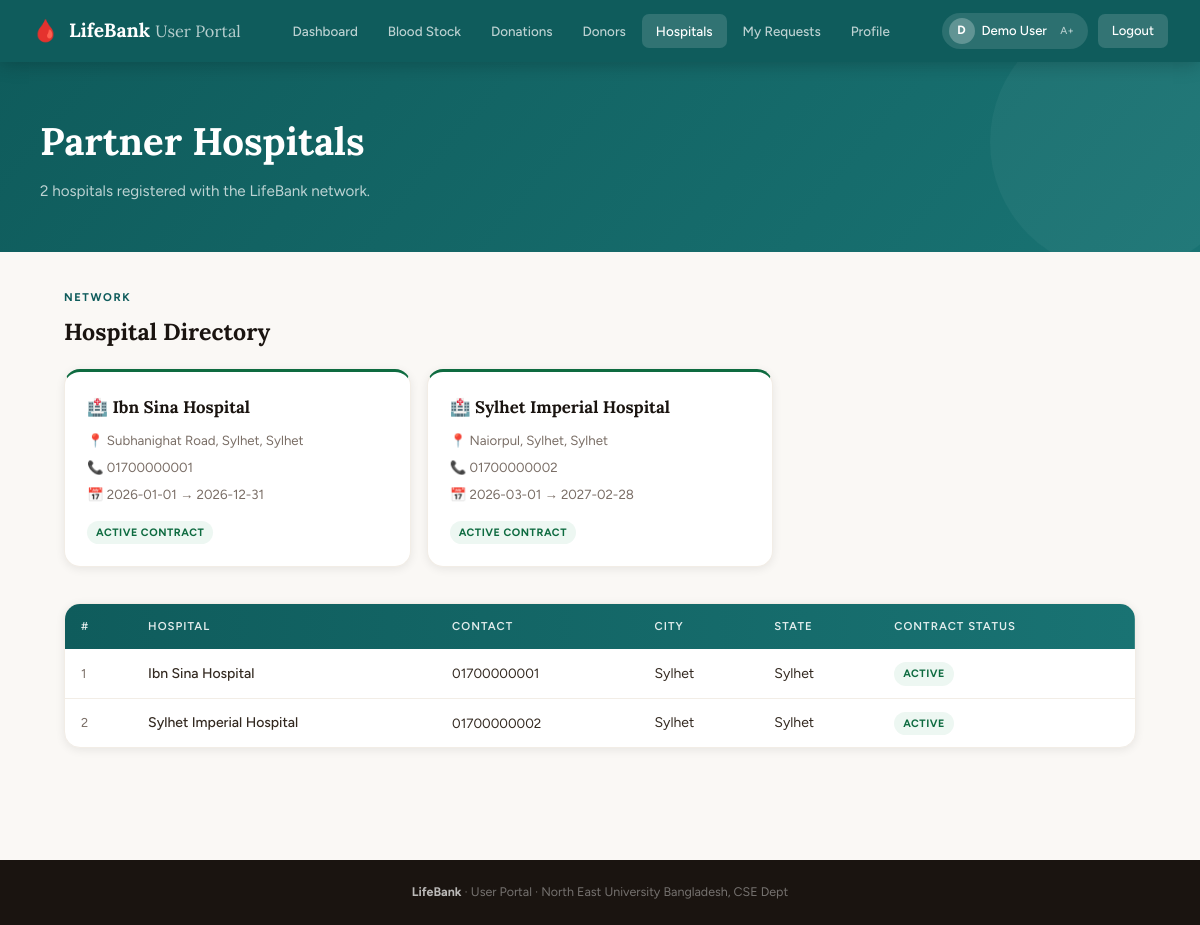
The app's page /user/hospitals.php (signed in) with its own data.
### tables this page shows
CREATE TABLE IF NOT EXISTS `contract` (
  `Contract_ID` INT NOT NULL AUTO_INCREMENT,
  `Hospital_ID` INT DEFAULT NULL,
  `Start_Date`  DATE DEFAULT NULL,
  `End_Date`    DATE DEFAULT NULL,
  PRIMARY KEY (`Contract_ID`),
  KEY `fk_con_hospital` (`Hospital_ID`),
  CONSTRAINT `fk_con_hospital` FOREIGN KEY (`Hospital_ID`) REFERENCES `hospital` (`Hospital_ID`) ON DELETE CASCADE
);

CREATE TABLE IF NOT EXISTS `hospital` (
  `Hospital_ID` INT NOT NULL AUTO_INCREMENT,
  `Name`        VARCHAR(150) NOT NULL,
  `Contact`     VARCHAR(25)  DEFAULT NULL,
  `Street`      VARCHAR(255) DEFAULT NULL,
  `City`        VARCHAR(100) DEFAULT NULL,
  `State`       VARCHAR(100) DEFAULT NULL,
  `PIN_Code`    VARCHAR(10)  DEFAULT NULL,
  PRIMARY KEY (`Hospital_ID`)
);

### user/hospitals.php (the view, shortened to what this page needs)
<?php
require_once 'config.php';
$result = mysqli_query($conn,"
    SELECT h.*, c.Start_Date, c.End_Date
    FROM hospital h
    LEFT JOIN contract c ON h.Hospital_ID=c.Hospital_ID
    ORDER BY h.Name");
$rows=[];
while($r=mysqli_fetch_assoc($result)) $rows[]=$r;
$total=count($rows);
?>
<!DOCTYPE html><html lang="en"><head>
<link rel="stylesheet" href="user_style.css">
</head><body>
<?php include 'navbar.php'; ?>
<div class="page-hero">
    <div class="page-hero-inner">
        <h1>Partner Hospitals</h1>
        <p><?= $total ?> hospital<?= $total!=1?'s':'' ?> registered with the LifeBank network.</p>
    </div>
</div>
<div class="page-wrap">
    <div class="sec-eyebrow">Network</div>
    <h2 class="sec-title" style="margin-bottom:18px;">Hospital Directory</h2>
    <div style="display:grid;grid-template-columns:repeat(auto-fill,minmax(300px,1fr));gap:16px;margin-bottom:36px;">
    <?php foreach($rows as $h):
        $has = !empty($h['End_Date']);
        $act = $has && strtotime($h['End_Date'])>=time();
        $bc  = !$has?'no-contract':($act?'approved':'rejected');
        $bt  = !$has?'No Contract':($act?'Active Contract':'Contract Expired');
    ?>
    <div style="background:var(--white);border-radius:var(--r-lg);padding:22px;box-shadow:var(--shadow-sm);border:1px solid var(--ivory-2);border-top:3px solid <?= $act?'var(--emerald)':($has?'var(--ruby)':'var(--ivory-3)') ?>;">
        <div style="font-family:'Lora',serif;font-size:1.05rem;font-weight:700;color:var(--ink);margin-bottom:8px;">
            🏥 <?= htmlspecialchars($h['Name']) ?>
        </div>
        <div style="font-size:.83rem;color:var(--muted);display:flex;flex-direction:column;gap:5px;margin-bottom:12px;">
            <span>📍 <?= htmlspecialchars(trim(($h['Street']??'').($h['Street']?', ':'').$h['City'].', '.$h['State'])) ?></span>
            <?php if($h['Contact']): ?><span>📞 <?= htmlspecialchars($h['Contact']) ?></span><?php endif; ?>
            <?php if($has): ?><span>📅 <?= $h['Start_Date'] ?> → <?= $h['End_Date'] ?></span><?php endif; ?>
        </div>
        <span class="pill <?= $bc ?>"><?= $bt ?></span>
    </div>
    <?php endforeach; ?>
    </div>
    <div class="table-wrap">
        <table class="u-table">
            <thead><tr><th>#</th><th>Hospital</th><th>Contact</th><th>City</th><th>State</th><th>Contract Status</th></tr></thead>
            <tbody>
            <?php $n=0; foreach($rows as $h): $n++;
                $has=$h['End_Date']!='';
                $act=$has&&strtotime($h['End_Date'])>=time();
                $bc=!$has?'no-contract':($act?'approved':'rejected');
                $bt=!$has?'No Contract':($act?'Active':'Expired');
            ?>
            <tr>
                <td style="color:var(--muted);font-size:.8rem;"><?= $n ?></td>
                <td style="font-weight:500;"><?= htmlspecialchars($h['Name']) ?></td>
                <td style="font-size:.84rem;"><?= htmlspecialchars($h['Contact']??'—') ?></td>
                <td><?= htmlspecialchars($h['City']??'—') ?></td>
                <td><?= htmlspecialchars($h['State']??'—') ?></td>
                <td><span class="pill <?= $bc ?>"><?= $bt ?></span></td>
            </tr>
            <?php endforeach; if($n===0): ?>
            <tr><td colspan="6" class="empty-row">No hospitals found.</td></tr>
            <?php endif; ?>
            </tbody>
        </table>
    </div>
</div>
<footer style="background:var(--ink);color:rgba(255,255,255,.4);text-align:center;padding:22px;font-size:.78rem;margin-top:48px;">
    <strong style="color:rgba(255,255,255,.7);">LifeBank</strong> · User Portal · North East University Bangladesh, CSE Dept
</footer>
</body></html>

### user/user_style.css (style rules this page uses)
:root { --teal: #0f5c5c; --teal-mid: #197373; --teal-light: #e6f4f4; --teal-glow: rgba(15,92,92,.14); --ruby: #b02a2a; --ruby-light: #fdf0f0; --amber: #b06a0a; --amber-light: #fef8ee; --emerald: #0e6b40; --emerald-light: #edf7f2; --ivory: #faf8f5; --ivory-2: #f2ede6; --ivory-3: #e8e1d8; --ink: #1a1410; --ink-soft: #332920; --muted: #7a6e66; --muted-light: #b0a499; --white: #ffffff; --shadow-xs: 0 1px 4px rgba(0,0,0,.06); --shadow-sm: 0 2px 10px rgba(0,0,0,.08); --shadow-md: 0 6px 28px rgba(0,0,0,.11); --shadow-lg: 0 16px 56px rgba(0,0,0,.16); --r: 10px; --r-lg: 16px; --r-xl: 22px; }
*, *::before, *::after { box-sizing: border-box; margin: 0; padding: 0; }
html { scroll-behavior: smooth; }
body { font-family: 'Figtree', sans-serif; background: var(--ivory); color: var(--ink); line-height: 1.65; min-height: 100vh; }
.page-wrap { max-width: 1120px; margin: 0 auto; padding: 36px 24px 64px; }
.page-hero { background: linear-gradient(130deg, var(--teal) 0%, var(--teal-mid) 100%); padding: 48px 32px; position: relative; overflow: hidden; }
.page-hero::after { content: ''; position: absolute; right: -50px; top: -50px; width: 260px; height: 260px; border-radius: 50%; background: rgba(255,255,255,.04); pointer-events: none; }
.page-hero-inner { max-width: 1120px; margin: 0 auto; position: relative; z-index: 1; }
.page-hero h1 { font-family: 'Lora', serif; font-size: clamp(1.7rem, 3.2vw, 2.4rem); font-weight: 700; color: #fff; margin-bottom: 6px; }
.page-hero p { color: rgba(255,255,255,.72); font-size: .95rem; }
.sec-eyebrow { font-size: .7rem; font-weight: 700; text-transform: uppercase; letter-spacing: .14em; color: var(--teal); margin-bottom: 6px; }
.sec-title { font-family: 'Lora', serif; font-size: 1.45rem; font-weight: 700; color: var(--ink); margin-bottom: 8px; }
.pill { display: inline-block; font-size: .67rem; font-weight: 700; text-transform: uppercase; letter-spacing: .05em; padding: 3px 9px; border-radius: 99px; }
.pill.approved { background: var(--emerald-light); color: var(--emerald); }
.table-wrap { background: var(--white); border-radius: var(--r-lg); box-shadow: var(--shadow-sm); border: 1px solid var(--ivory-2); overflow: hidden; }
.u-table { width: 100%; border-collapse: collapse; }
.u-table thead tr { background: linear-gradient(90deg, var(--teal), var(--teal-mid)); }
.u-table th { padding: 13px 16px; color: rgba(255,255,255,.88); font-size: .71rem; font-weight: 600; text-transform: uppercase; letter-spacing: .09em; text-align: left; }
.u-table td { padding: 12px 16px; font-size: .875rem; border-bottom: 1px solid var(--ivory-2); vertical-align: middle; color: var(--ink-soft); }
.u-table tbody tr:last-child td { border-bottom: none; }

### records on screen
contract: Hospital_ID.Name "Ibn Sina Hospital", Hospital_ID.State "Subhanighat Road, Sylhet, Sylhet", Hospital_ID.Contact "01700000001", Start_Date "2026-01-01", End_Date "2026-12-31", Hospital_ID.City "Sylhet", Hospital_ID.State "Sylhet"
contract: Hospital_ID.Name "Sylhet Imperial Hospital", Hospital_ID.State "Naiorpul, Sylhet, Sylhet", Hospital_ID.Contact "01700000002", Start_Date "2026-03-01", End_Date "2027-02-28", Hospital_ID.City "Sylhet", Hospital_ID.State "Sylhet"

### other values on screen
$label "Dashboard Blood Stock Donations Donors Hospitals My Requests Profile"
substr($u['name'],0,1) "D"
$u['name'] "Demo User"
$u['blood_group'] "A+"
$total "2"
